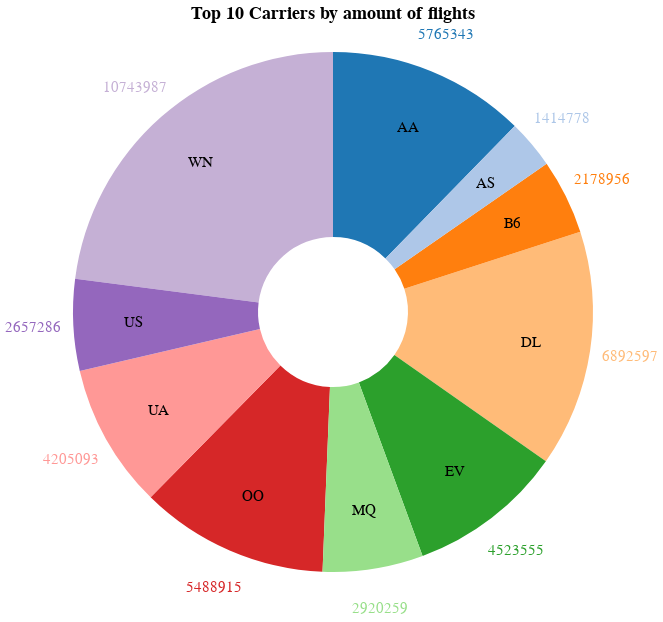

Here is the notebook cell this chart was saved with:
### Code cell
import altair as alt
chart = alt.Chart(top_10).mark_arc(outerRadius=260, innerRadius=75).encode(
    theta = alt.Theta(field="count", type="quantitative", stack=True),
    color = alt.Color('Carrier:N', scale=alt.Scale(scheme='category20'), legend=None),
).properties(
    title='Top 10 Carriers by amount of flights',
    width=600,
    height=300
)

pie = chart.mark_arc(outerRadius=350)
value_text = pie.mark_text(radius=300, size=15).encode(text=alt.Text('count:Q'))

pie2 = chart.mark_arc(outerRadius=250)
text = pie2.mark_text(radius=200, size=15).encode(
    text=alt.Text('Carrier:N'), 
    color=alt.value("#000000")
)

(chart + text + value_text).configure_view(
    strokeWidth=0
).configure_title(
    fontSize=18
)

### Figure 1 — Vega-Lite specification as saved in the notebook (floating-point values rounded to 4 significant figures)
{"config": {"view": {"continuousWidth": 300, "continuousHeight": 300, "strokeWidth": 0}, "title": {"fontSize": 18}}, "layer": [{"mark": {"type": "arc", "innerRadius": 75, "outerRadius": 260}, "encoding": {"color": {"field": "Carrier", "legend": null, "scale": {"scheme": "category20"}, "type": "nominal"}, "theta": {"field": "count", "stack": true, "type": "quantitative"}}, "title": "Top 10 Carriers by amount of flights"}, {"mark": {"type": "text", "radius": 200, "size": 15}, "encoding": {"color": {"value": "#000000"}, "text": {"field": "Carrier", "type": "nominal"}, "theta": {"field": "count", "stack": true, "type": "quantitative"}}, "title": "Top 10 Carriers by amount of flights"}, {"mark": {"type": "text", "radius": 300, "size": 15}, "encoding": {"color": {"field": "Carrier", "legend": null, "scale": {"scheme": "category20"}, "type": "nominal"}, "text": {"field": "count", "type": "quantitative"}, "theta": {"field": "count", "stack": true, "type": "quantitative"}}, "title": "Top 10 Carriers by amount of flights"}], "data": {"name": "data-9ba4ee20847b0d22d42ecff0aaf31792"}, "height": 300, "width": 600, "$schema": "https://vega.github.io/schema/vega-lite/v5.20.1.json", "datasets": {"data-9ba4ee20847b0d22d42ecff0aaf31792": [{"Carrier": "WN", "count": 10743987}, {"Carrier": "DL", "count": 6892597}, {"Carrier": "AA", "count": 5765343}, {"Carrier": "OO", "count": 5488915}, {"Carrier": "EV", "count": 4523555}, {"Carrier": "UA", "count": 4205093}, {"Carrier": "MQ", "count": 2920259}, {"Carrier": "US", "count": 2657286}, {"Carrier": "B6", "count": 2178956}, {"Carrier": "AS", "count": 1414778}]}}
